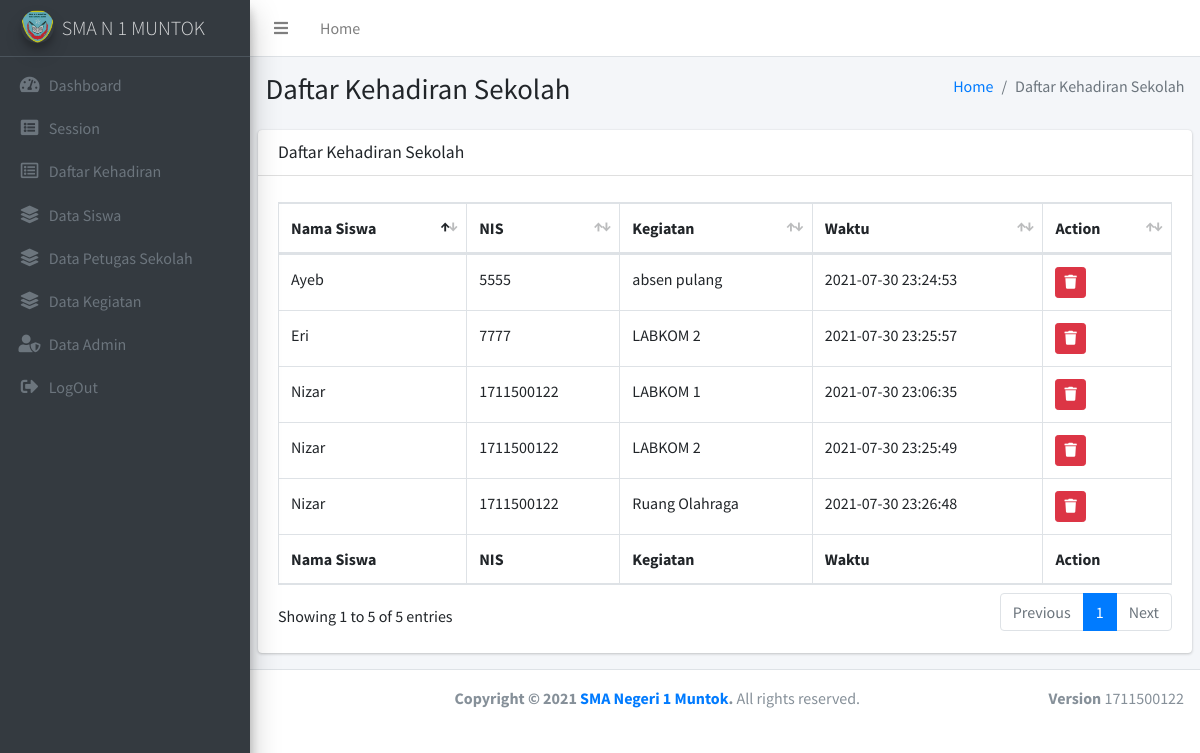
/index.php/kehadiran, run on the app's committed database.
### tables this page shows
CREATE TABLE `kehadiran` (
  `id_kehadiran` int(11) NOT NULL,
  `id_swa` int(20) NOT NULL,
  `id_guru` int(20) NOT NULL,
  `waktu` datetime NOT NULL,
  `id_kegiatan` int(11) NOT NULL
);

CREATE TABLE `siswa` (
  `id_swa` int(11) NOT NULL,
  `nis` varchar(50) NOT NULL,
  `nama` varchar(100) NOT NULL,
  `email` varchar(100) NOT NULL,
  `password` varchar(50) NOT NULL,
  `ttl` varchar(50) NOT NULL,
  `jeniskelamin` varchar(20) NOT NULL,
  `alamat` varchar(120) NOT NULL
);

CREATE TABLE `kegiatan` (
  `id_kegiatan` int(11) NOT NULL,
  `nama_kegiatan` varchar(50) NOT NULL,
  `jns_kegiatan` varchar(50) NOT NULL
);

### application/controllers/Kehadiran.php (called while the page is built, shortened)
<?php
class Kehadiran extends CI_Controller
{
    public function __construct()
    {
        $this->load->model("kehadiran_model");
    }
    public function index()
    {
        $data["kehadiran"] = $this->kehadiran_model->getAll();
        $this->load->view("admin/kehadiran/listKehadiran", $data);
    }
}

### index.php (called while the page is built, shortened)
<?php
require_once BASEPATH.'core/CodeIgniter.php';

### application/models/Kehadiran_model.php (called while the page is built, shortened)
<?php
class Kehadiran_model extends CI_Model
{
    public function getAll()
    {
        return $this->db->from("kehadiran")
            ->join('siswa', 'siswa.nis=kehadiran.id_swa')
            ->join('kegiatan', 'kegiatan.id_kegiatan=kehadiran.id_kegiatan')
            ->get()
            ->result();
    }
}

### application/views/admin/kehadiran/listKehadiran.php (the view, shortened to what this page needs)
<!DOCTYPE html>
<html>
<head>
</head>
<body class="hold-transition sidebar-mini layout-fixed">
<div class="wrapper">
    <div class="content-wrapper">
        <section class="content-header">
            <div class="container-fluid">
                <div class="row mb-2">
                    <div class="col-sm-6">
                        <h1>Daftar Kehadiran Sekolah </h1>
                    </div>
                    <div class="col-sm-6">
                        <ol class="breadcrumb float-sm-right">
                            <li class="breadcrumb-item"><a href="#">Home</a></li>
                            <li class="breadcrumb-item active">Daftar Kehadiran Sekolah</li>
                        </ol>
                    </div>
                </div>
            </div>
        </section>
        <section class="content">
            <div class="row">
                <div class="col-12">
                    <div class="card">
                        <div class="card-header">
                            <h3 class="card-title">Daftar Kehadiran Sekolah</h3>
                        </div>
                        <div class="card-body">
                            <table id="example2" class="table table-bordered table-hover">
                                <thead>
                                    <tr>
                                        <th>Nama Siswa</th>
                                        <th>NIS </th>
                                        <th>Kegiatan</th>
                                        <th>Waktu</th>
                                        <th>Action</th>
                                    </tr>
                                </thead>
                                <tbody>
                                    <?php foreach ($kehadiran as $k): ?>
                                    <tr>
                                        <td><?= $k->nama ?></td>
                                        <td><?= $k->nis ?></td>
                                        <td><?= $k->nama_kegiatan ?></td>
                                        <td><?= $k->waktu ?></td>
                                        <td>
                                            <a href="<?= site_url('kehadiran/delete/'.$k->id_kehadiran) ?>" class="btn btn-danger btn-sm" title="delete"><i class="fas fa-trash"></i></a>
                                        </td>
                                    </tr>
                                    <?php endforeach; ?>
                                </tbody>
                                <tfoot>
                                    <tr>
                                        <th>Nama Siswa </th>
                                        <th>NIS </th>
                                        <th>Kegiatan</th>
                                        <th>Waktu</th>
                                        <th>Action</th>
                                    </tr>
                                </tfoot>
                            </table>
                        </div>
                    </div>
                </div>
            </div>
        </section>
    </div>
</body>
</html>

### data on the page
kehadiran: siswa.nama "Nizar", siswa.nis "1711500122", id_kegiatan.nama_kegiatan "LABKOM 1", waktu "2021-07-30 23:06:35"
kehadiran: siswa.nama "Ayeb", siswa.nis "5555", id_kegiatan.nama_kegiatan "absen pulang", waktu "2021-07-30 23:24:53"
kehadiran: siswa.nama "Nizar", siswa.nis "1711500122", id_kegiatan.nama_kegiatan "LABKOM 2", waktu "2021-07-30 23:25:49"
kehadiran: siswa.nama "Eri", siswa.nis "7777", id_kegiatan.nama_kegiatan "LABKOM 2", waktu "2021-07-30 23:25:57"
kehadiran: siswa.nama "Nizar", siswa.nis "1711500122", id_kegiatan.nama_kegiatan "Ruang Olahraga", waktu "2021-07-30 23:26:48"
